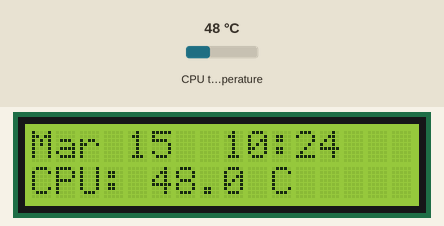
This program was run on a simulated Raspberry Pi (BCM pin numbers). Parts: 16×2 character LCD. The inputs (shaded band) are chosen by the test bench; at power-on: CPU temperature 48 °C. The clock reads 2024-03-15 10:24:30 at power-on unless the program sets it.

Above: at 1.2 s.
1.3 s: CPU temperature set to 31 °C
At 5.12 s:
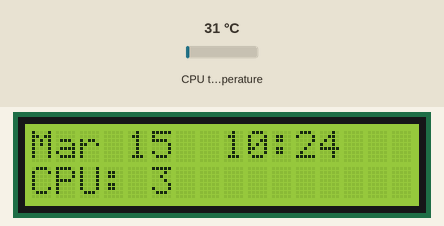
11.6 s: CPU temperature set to 44 °C
At 15.8 s:
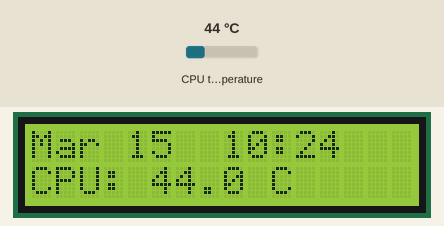
17.6 s: CPU temperature set to 58 °C
At 21.2 s:
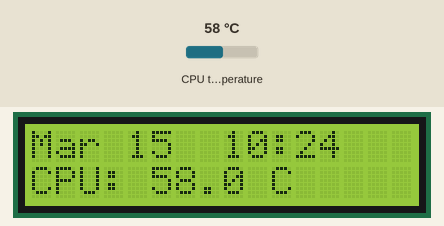
Timing chart, 0 to 22.7 s (numbered marks = the images above; inputs shaded):
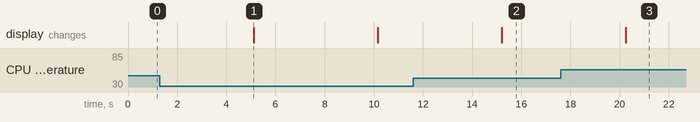

Measured:
- after the input at 1.3 s, the display: changes after 3.8 s (image 1)
- after the input at 11.6 s, the display: first changes after 3.6 s (image 2 shows a later state)
- after the input at 17.6 s, the display: first changes after 2.7 s (image 3 shows a later state)

The program:

Adafruit_CharLCD_IPclock_example.py
```python
#!/usr/bin/python

from Adafruit_CharLCD import Adafruit_CharLCD
from subprocess import *
from time import sleep, strftime
from datetime import datetime

lcd = Adafruit_CharLCD()

# cmd = "ip addr show wlan0 | grep inet | awk '{print $2}' | cut -d/ -f1"
cmd =  "vcgencmd measure_temp"

lcd.begin(16, 1)


def run_cmd(cmd):
    p = Popen(cmd, shell=True, stdout=PIPE)
    output = p.communicate()[0]
    return output

def get_temp(input):
    parts = input.split(b"=")
    return parts[-1]

while 1:
    lcd.clear()
    output = run_cmd(cmd)
    curr_temp = get_temp(output)
    clean = curr_temp.decode('utf-8').strip().replace("'", " ")
    lcd.message(datetime.now().strftime('%b %d  %H:%M\n'))
    # lcd.message('%s' % (ipclean))
    lcd.message('CPU: %s' % (clean))
    sleep(5)
```
